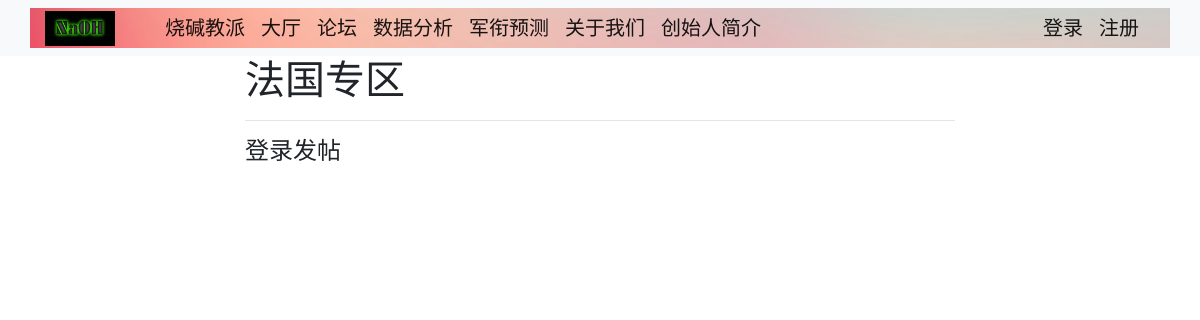
The app's page /blog/法国专区/, older data.
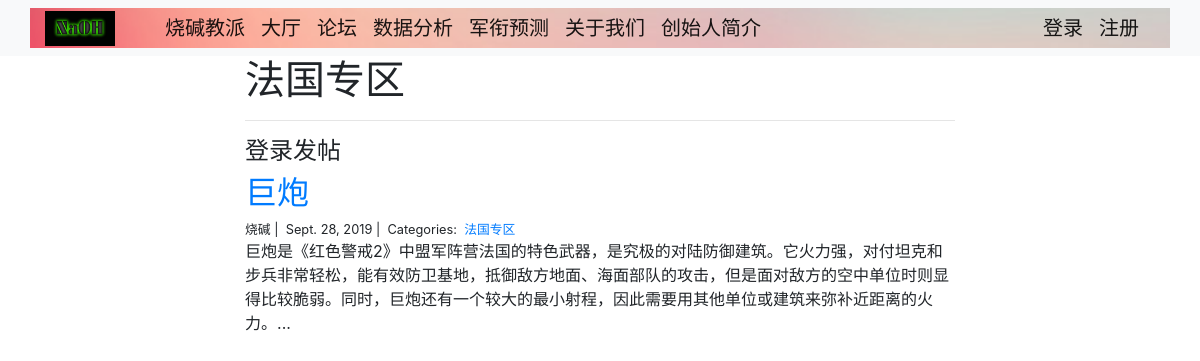
The same page, newer data.
### blog/models.py (models this page shows)
class Category(models.Model):
    name = models.CharField(max_length=20)

class Post(models.Model):
    title = models.CharField(max_length=255)
    author = models.CharField(max_length=100)
    body = models.TextField()
    created_on = models.DateTimeField(auto_now_add=True)
    last_modified = models.DateTimeField(auto_now=True)
    categories = models.ManyToManyField('Category', related_name='posts')

### blog/views.py (the view)
# urls.py: path("<category>/", views.blog_category, name="blog_category"),
def blog_category(request, category):
    posts = Post.objects.filter(
        categories__name__contains=category
    ).order_by(
        '-created_on'
    )
    context = {
        "category": category,
        "posts": posts
    }
    return render(request, "blog_category.html", context)

### blog/templates/blog_category.html
{% extends "base.html" %}
{% block page_content %}
<div class="col-md-8 offset-md-2">
    <h1>{{ category | title }}</h1>
    <hr>
    {% if user.is_authenticated %}
        <a class="navbar-brand" href="{% url 'create_blog' category%}">新建帖子</a>
    {% else %}
        <h4>登录发帖</h4>
    {% endif %}
    {% for post in posts %}
        <h2><a href="{% url 'blog_detail' post.pk%}">{{ post.title }}</a></h2>
        <small>
            {{ post.author }} |&nbsp;
            {{ post.created_on.date }} |&nbsp;
            Categories:&nbsp;
            {% for category in post.categories.all %}
            <a href="{% url 'blog_category' category.name %}">
                {{ category.name }}
            </a>&nbsp;
            {% endfor %}
        </small>
        <p>{{ post.body | slice:":400" }}...</p>
    {% endfor %}
</div>
{% endblock %}

### NaOH_camp/templates/base.html (shortened to what this page needs)
{% load static %}
<html lang="zh">
<head>
</head>
<body>
<link rel="stylesheet" href="https://stackpath.bootstrapcdn.com/bootstrap/4.1.3/css/bootstrap.min.css">
<nav class="navbar navbar-expand-lg navbar-light bg-light">
    <div id="bar" class="container">
        <img class="logo" src="{% static "img/NaOH.png" %}">
        <a class="navbar-brand" href="{% url 'project_index' %}">烧碱教派</a>
        <div class="collapse navbar-collapse" id="navbarSupportedContent">
          <ul class="navbar-nav mr-auto">
            <li class="nav-item active">
              <a class="navbar-brand" href="{% url 'project_index' %}">大厅</a>
            </li>
            <li class="nav-item">
              <a class="navbar-brand" href="{% url 'blog_index' %}">论坛</a>
            </li>
            <li class="nav-item">
              <a class="navbar-brand" href="{% url 'data_analyze' %}">数据分析</a>
            </li>
            <li class="nav-item">
              <a class="navbar-brand" href="{% url 'data_predict' %}">军衔预测</a>
            </li>
            <li class="nav-item">
              <a class="navbar-brand" href="{% url 'info_index' %}">关于我们</a>
            </li>
            <li class="nav-item">
              <a class="navbar-brand" href="{% url 'author_index' %}">创始人简介</a>
            </li>
          </ul>
        </div>
        {% if not user.is_authenticated %}
            <a class="navbar-brand" href="{% url 'login' %}">登录</a>
            <a class="navbar-brand" href="{% url 'register' %}">注册</a>
        {% else %}
            <a class="navbar-brand" href="{% url 'logout' %}">退出</a>
        {% endif %}
    </div>
</nav>
<div class="container">
    {% block page_content %}{% endblock %}
</div>
</body>
</html>

Row changes from the older to the newer data that the page shows:
added Category: name "法国专区"
added Post: title "巨炮", author "烧碱", created_on "Sept. 28, 2019", body "巨炮是《红色警戒2》中盟军阵营法国的特色武器，是究极的对陆防御建筑。它火力强，对付坦克和步兵非常轻松，能有效防卫基地，抵御敌方地面、海面部队的攻击，但是面对敌方的空中单位时则显得比较脆弱。同时，巨炮还有一个较大的最小射程，因此需要用其他单位或建筑来弥补近距离的火力。"
Text that changed along with them:
{{ category | title }}: "法国专区" → (not shown)
